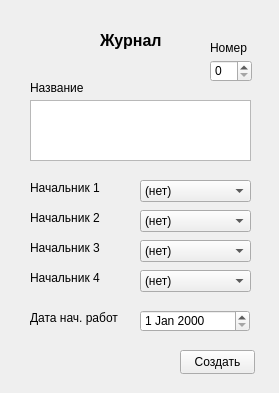
<?xml version="1.0" encoding="UTF-8"?>
<ui version="4.0">
 <class>Form</class>
 <widget class="QWidget" name="Form">
  <property name="geometry">
   <rect>
    <x>0</x>
    <y>0</y>
    <width>279</width>
    <height>393</height>
   </rect>
  </property>
  <property name="windowTitle">
   <string>Form</string>
  </property>
  <widget class="QLabel" name="label">
   <property name="geometry">
    <rect>
     <x>100</x>
     <y>30</y>
     <width>71</width>
     <height>21</height>
    </rect>
   </property>
   <property name="font">
    <font>
     <pointsize>12</pointsize>
     <bold>true</bold>
    </font>
   </property>
   <property name="text">
    <string>Журнал</string>
   </property>
  </widget>
  <widget class="QLabel" name="label_2">
   <property name="geometry">
    <rect>
     <x>30</x>
     <y>180</y>
     <width>81</width>
     <height>16</height>
    </rect>
   </property>
   <property name="text">
    <string>Начальник 1</string>
   </property>
  </widget>
  <widget class="QLabel" name="label_3">
   <property name="geometry">
    <rect>
     <x>30</x>
     <y>210</y>
     <width>71</width>
     <height>16</height>
    </rect>
   </property>
   <property name="text">
    <string>Начальник 2</string>
   </property>
  </widget>
  <widget class="QLabel" name="label_4">
   <property name="geometry">
    <rect>
     <x>30</x>
     <y>240</y>
     <width>81</width>
     <height>16</height>
    </rect>
   </property>
   <property name="text">
    <string>Начальник 3</string>
   </property>
  </widget>
  <widget class="QLabel" name="label_5">
   <property name="geometry">
    <rect>
     <x>30</x>
     <y>270</y>
     <width>81</width>
     <height>16</height>
    </rect>
   </property>
   <property name="text">
    <string>Начальник 4</string>
   </property>
  </widget>
  <widget class="QComboBox" name="boss_1">
   <property name="geometry">
    <rect>
     <x>140</x>
     <y>180</y>
     <width>111</width>
     <height>22</height>
    </rect>
   </property>
   <item>
    <property name="text">
     <string>(нет)</string>
    </property>
   </item>
  </widget>
  <widget class="QComboBox" name="boss_2">
   <property name="geometry">
    <rect>
     <x>140</x>
     <y>210</y>
     <width>111</width>
     <height>22</height>
    </rect>
   </property>
   <item>
    <property name="text">
     <string>(нет)</string>
    </property>
   </item>
  </widget>
  <widget class="QComboBox" name="boss_3">
   <property name="geometry">
    <rect>
     <x>140</x>
     <y>240</y>
     <width>111</width>
     <height>22</height>
    </rect>
   </property>
   <item>
    <property name="text">
     <string>(нет)</string>
    </property>
   </item>
  </widget>
  <widget class="QComboBox" name="boss_4">
   <property name="geometry">
    <rect>
     <x>140</x>
     <y>270</y>
     <width>111</width>
     <height>22</height>
    </rect>
   </property>
   <item>
    <property name="text">
     <string>(нет)</string>
    </property>
   </item>
  </widget>
  <widget class="QDateEdit" name="date">
   <property name="geometry">
    <rect>
     <x>140</x>
     <y>310</y>
     <width>110</width>
     <height>22</height>
    </rect>
   </property>
  </widget>
  <widget class="QLabel" name="label_10">
   <property name="geometry">
    <rect>
     <x>30</x>
     <y>310</y>
     <width>91</width>
     <height>16</height>
    </rect>
   </property>
   <property name="text">
    <string>Дата нач. работ</string>
   </property>
  </widget>
  <widget class="QPushButton" name="b_print">
   <property name="geometry">
    <rect>
     <x>180</x>
     <y>350</y>
     <width>75</width>
     <height>24</height>
    </rect>
   </property>
   <property name="text">
    <string>Создать</string>
   </property>
  </widget>
  <widget class="QTextEdit" name="name">
   <property name="geometry">
    <rect>
     <x>30</x>
     <y>100</y>
     <width>221</width>
     <height>61</height>
    </rect>
   </property>
  </widget>
  <widget class="QLabel" name="label_11">
   <property name="geometry">
    <rect>
     <x>30</x>
     <y>80</y>
     <width>61</width>
     <height>16</height>
    </rect>
   </property>
   <property name="text">
    <string>Название</string>
   </property>
  </widget>
  <widget class="QSpinBox" name="number">
   <property name="geometry">
    <rect>
     <x>210</x>
     <y>60</y>
     <width>42</width>
     <height>22</height>
    </rect>
   </property>
  </widget>
  <widget class="QLabel" name="label_12">
   <property name="geometry">
    <rect>
     <x>210</x>
     <y>40</y>
     <width>49</width>
     <height>16</height>
    </rect>
   </property>
   <property name="text">
    <string>Номер</string>
   </property>
  </widget>
 </widget>
 <resources/>
 <connections/>
</ui>
